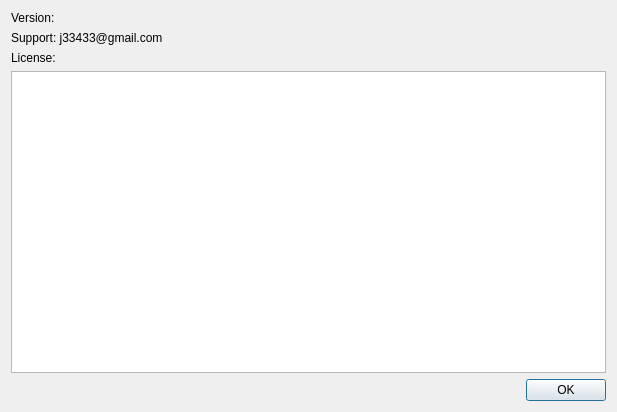
<?xml version="1.0" encoding="UTF-8"?>
<ui version="4.0">
 <class>Dialog</class>
 <widget class="QDialog" name="Dialog">
  <property name="geometry">
   <rect>
    <x>0</x>
    <y>0</y>
    <width>617</width>
    <height>412</height>
   </rect>
  </property>
  <property name="windowTitle">
   <string>MPowerTCX: About</string>
  </property>
  <layout class="QGridLayout" name="gridLayout">
   <item row="4" column="0">
    <widget class="QDialogButtonBox" name="buttonBox">
     <property name="orientation">
      <enum>Qt::Horizontal</enum>
     </property>
     <property name="standardButtons">
      <set>QDialogButtonBox::Ok</set>
     </property>
    </widget>
   </item>
   <item row="2" column="0">
    <widget class="QLabel" name="labelLicense">
     <property name="text">
      <string>License:</string>
     </property>
    </widget>
   </item>
   <item row="3" column="0">
    <widget class="QPlainTextEdit" name="licenseEdit">
     <property name="readOnly">
      <bool>true</bool>
     </property>
    </widget>
   </item>
   <item row="0" column="0">
    <widget class="QLabel" name="labelVersion">
     <property name="text">
      <string>Version:</string>
     </property>
    </widget>
   </item>
   <item row="1" column="0">
    <widget class="QLabel" name="labelSupport">
     <property name="text">
      <string>Support: j33433@gmail.com</string>
     </property>
    </widget>
   </item>
  </layout>
 </widget>
 <resources/>
 <connections>
  <connection>
   <sender>buttonBox</sender>
   <signal>accepted()</signal>
   <receiver>Dialog</receiver>
   <slot>accept()</slot>
   <hints>
    <hint type="sourcelabel">
     <x>248</x>
     <y>254</y>
    </hint>
    <hint type="destinationlabel">
     <x>157</x>
     <y>274</y>
    </hint>
   </hints>
  </connection>
  <connection>
   <sender>buttonBox</sender>
   <signal>rejected()</signal>
   <receiver>Dialog</receiver>
   <slot>reject()</slot>
   <hints>
    <hint type="sourcelabel">
     <x>316</x>
     <y>260</y>
    </hint>
    <hint type="destinationlabel">
     <x>286</x>
     <y>274</y>
    </hint>
   </hints>
  </connection>
 </connections>
</ui>
